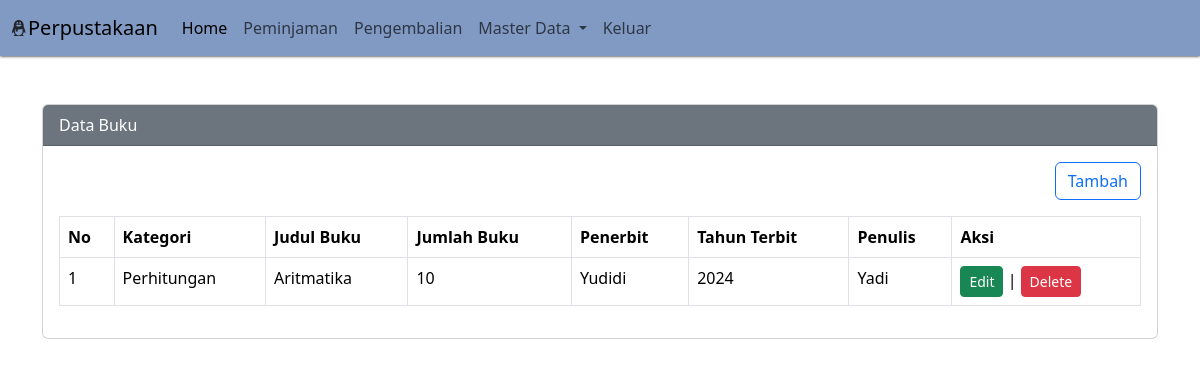
Page /?pg=buku on the committed database.
### tables this page shows
CREATE TABLE `buku` (
  `id` int(11) NOT NULL,
  `id_kategori` int(11) NOT NULL,
  `judul` varchar(50) NOT NULL,
  `jumlah` int(11) NOT NULL,
  `penerbit` varchar(50) NOT NULL,
  `tahun_terbit` varchar(5) NOT NULL,
  `penulis` varchar(100) NOT NULL,
  `created_at` timestamp NOT NULL DEFAULT current_timestamp(),
  `updated_at` timestamp NOT NULL DEFAULT current_timestamp() ON UPDATE current_timestamp()
);

CREATE TABLE `kategori` (
  `id` int(11) NOT NULL,
  `nama_kategori` varchar(50) NOT NULL,
  `keterangan` text NOT NULL,
  `created_at` timestamp NOT NULL DEFAULT current_timestamp(),
  `updated_at` timestamp NOT NULL DEFAULT current_timestamp() ON UPDATE current_timestamp()
);

### content/buku.php (the view, shortened to what this page needs)
<?php
$queryBuku = mysqli_query($koneksi, "SELECT kategori.nama_kategori, buku.* FROM buku LEFT JOIN kategori ON kategori.id = buku.id_kategori ORDER BY id DESC");
?>
<div class="container mt-5">
    <div class="row">
        <div class="col-sm-12">
            <div class="card">
                <div class="card-header bg-secondary text-white">Data Buku</div>
                <div class="card-body">
                    <div align="right" class="mb-3">
                        <a href="?pg=tambah-buku" class="btn btn-outline-primary">Tambah</a>
                    </div>
                    <table class="table table-bordered">
                        <thead>
                            <tr>
                                <th>No</th>
                                <th>Kategori</th>
                                <th>Judul Buku</th>
                                <th>Jumlah Buku</th>
                                <th>Penerbit</th>
                                <th>Tahun Terbit</th>
                                <th>Penulis</th>
                                <th>Aksi</th>
                            </tr>
                        </thead>
                        <tbody>
                            <?php $no = 1;
                            while ($rowBuku = mysqli_fetch_assoc($queryBuku)) : ?>
                                <tr>
                                    <td><?php echo $no++ ?></td>
                                    <td><?php echo $rowBuku['nama_kategori'] ?></td>
                                    <td><?php echo $rowBuku['judul'] ?> </td>
                                    <td><?php echo $rowBuku['jumlah'] ?> </td>
                                    <td><?php echo $rowBuku['penerbit'] ?> </td>
                                    <td><?php echo $rowBuku['tahun_terbit'] ?> </td>
                                    <td><?php echo $rowBuku['penulis'] ?> </td>
                                    <td>
                                        <a href="?pg=tambah-buku&edit=<?php echo $rowBuku['id'] ?>" class="btn btn-sm btn-success">Edit</a> |
                                        <a onclick="return confirm('Apakah anda yakin akan menghapus data ini?')" href="?pg=tambah-buku&delete=<?php echo $rowBuku['id'] ?>" class="btn btn-sm btn-danger">Delete</a>
                                    </td>
                                </tr>
                            <?php endwhile ?>
                        </tbody>
                    </table>
                </div>
            </div>
        </div>
    </div>
</div>

### index.php (style rules this page uses)
body { background-image: url('assets/img/1.jpg'); background-size: cover; }

### rows in the picture
buku: id_kategori.nama_kategori "Perhitungan", judul "Aritmatika", jumlah "10", penerbit "Yudidi", tahun_terbit "2024", penulis "Yadi"
